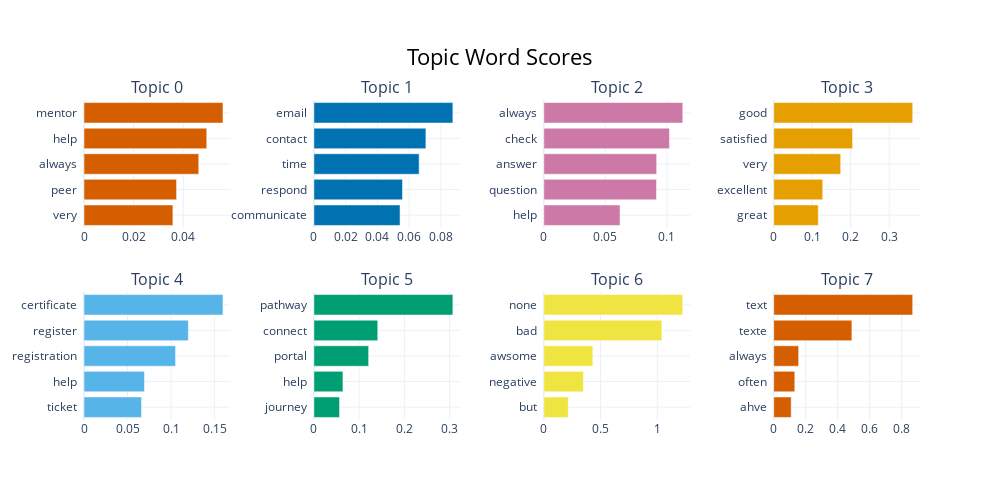

This figure's notebook cell:
### Code cell
topic_model.visualize_barchart()

### Figure 1 — Plotly figure (JSON) as saved in the notebook; plotly's stock layout.template omitted (floating-point values rounded to 4 significant figures)
{"data": [{"marker": {"color": "#D55E00"}, "orientation": "h", "type": "bar", "x": [0.03584, 0.03731, 0.04626, 0.04949, 0.05603], "xaxis": "x", "y": ["very  ", "peer  ", "always  ", "help  ", "mentor  "], "yaxis": "y"}, {"marker": {"color": "#0072B2"}, "orientation": "h", "type": "bar", "x": [0.05422, 0.05577, 0.06624, 0.0705, 0.08748], "xaxis": "x2", "y": ["communicate  ", "respond  ", "time  ", "contact  ", "email  "], "yaxis": "y2"}, {"marker": {"color": "#CC79A7"}, "orientation": "h", "type": "bar", "x": [0.06195, 0.09157, 0.09172, 0.1021, 0.1129], "xaxis": "x3", "y": ["help  ", "question  ", "answer  ", "check  ", "always  "], "yaxis": "y3"}, {"marker": {"color": "#E69F00"}, "orientation": "h", "type": "bar", "x": [0.1158, 0.1273, 0.1739, 0.2048, 0.3608], "xaxis": "x4", "y": ["great  ", "excellent  ", "very  ", "satisfied  ", "good  "], "yaxis": "y4"}, {"marker": {"color": "#56B4E9"}, "orientation": "h", "type": "bar", "x": [0.06606, 0.06946, 0.1051, 0.1198, 0.1596], "xaxis": "x5", "y": ["ticket  ", "help  ", "registration  ", "register  ", "certificate  "], "yaxis": "y5"}, {"marker": {"color": "#009E73"}, "orientation": "h", "type": "bar", "x": [0.05664, 0.06418, 0.121, 0.1411, 0.3072], "xaxis": "x6", "y": ["journey  ", "help  ", "portal  ", "connect  ", "pathway  "], "yaxis": "y6"}, {"marker": {"color": "#F0E442"}, "orientation": "h", "type": "bar", "x": [0.216, 0.3489, 0.4321, 1.041, 1.225], "xaxis": "x7", "y": ["but  ", "negative  ", "awsome  ", "bad  ", "none  "], "yaxis": "y7"}, {"marker": {"color": "#D55E00"}, "orientation": "h", "type": "bar", "x": [0.1092, 0.1318, 0.1558, 0.4886, 0.8686], "xaxis": "x8", "y": ["ahve  ", "often  ", "always  ", "texte  ", "text  "], "yaxis": "y8"}], "layout": {"annotations": [{"font": {"size": 16}, "showarrow": false, "text": "Topic 0", "x": 0.0875, "xanchor": "center", "xref": "paper", "y": 1, "yanchor": "bottom", "yref": "paper"}, {"font": {"size": 16}, "showarrow": false, "text": "Topic 1", "x": 0.3625, "xanchor": "center", "xref": "paper", "y": 1, "yanchor": "bottom", "yref": "paper"}, {"font": {"size": 16}, "showarrow": false, "text": "Topic 2", "x": 0.6375, "xanchor": "center", "xref": "paper", "y": 1, "yanchor": "bottom", "yref": "paper"}, {"font": {"size": 16}, "showarrow": false, "text": "Topic 3", "x": 0.9125, "xanchor": "center", "xref": "paper", "y": 1, "yanchor": "bottom", "yref": "paper"}, {"font": {"size": 16}, "showarrow": false, "text": "Topic 4", "x": 0.0875, "xanchor": "center", "xref": "paper", "y": 0.4, "yanchor": "bottom", "yref": "paper"}, {"font": {"size": 16}, "showarrow": false, "text": "Topic 5", "x": 0.3625, "xanchor": "center", "xref": "paper", "y": 0.4, "yanchor": "bottom", "yref": "paper"}, {"font": {"size": 16}, "showarrow": false, "text": "Topic 6", "x": 0.6375, "xanchor": "center", "xref": "paper", "y": 0.4, "yanchor": "bottom", "yref": "paper"}, {"font": {"size": 16}, "showarrow": false, "text": "Topic 7", "x": 0.9125, "xanchor": "center", "xref": "paper", "y": 0.4, "yanchor": "bottom", "yref": "paper"}], "height": 500, "hoverlabel": {"bgcolor": "white", "font": {"family": "Rockwell", "size": 16}}, "showlegend": false, "title": {"font": {"color": "Black", "size": 22}, "text": "Topic Word Scores", "x": 0.5, "xanchor": "center", "yanchor": "top"}, "width": 1000, "xaxis": {"anchor": "y", "domain": [0, 0.175], "showgrid": true}, "xaxis2": {"anchor": "y2", "domain": [0.275, 0.45], "showgrid": true}, "xaxis3": {"anchor": "y3", "domain": [0.55, 0.725], "showgrid": true}, "xaxis4": {"anchor": "y4", "domain": [0.825, 1], "showgrid": true}, "xaxis5": {"anchor": "y5", "domain": [0, 0.175], "showgrid": true}, "xaxis6": {"anchor": "y6", "domain": [0.275, 0.45], "showgrid": true}, "xaxis7": {"anchor": "y7", "domain": [0.55, 0.725], "showgrid": true}, "xaxis8": {"anchor": "y8", "domain": [0.825, 1], "showgrid": true}, "yaxis": {"anchor": "x", "domain": [0.6, 1], "showgrid": true}, "yaxis2": {"anchor": "x2", "domain": [0.6, 1], "showgrid": true}, "yaxis3": {"anchor": "x3", "domain": [0.6, 1], "showgrid": true}, "yaxis4": {"anchor": "x4", "domain": [0.6, 1], "showgrid": true}, "yaxis5": {"anchor": "x5", "domain": [0, 0.4], "showgrid": true}, "yaxis6": {"anchor": "x6", "domain": [0, 0.4], "showgrid": true}, "yaxis7": {"anchor": "x7", "domain": [0, 0.4], "showgrid": true}, "yaxis8": {"anchor": "x8", "domain": [0, 0.4], "showgrid": true}}}
